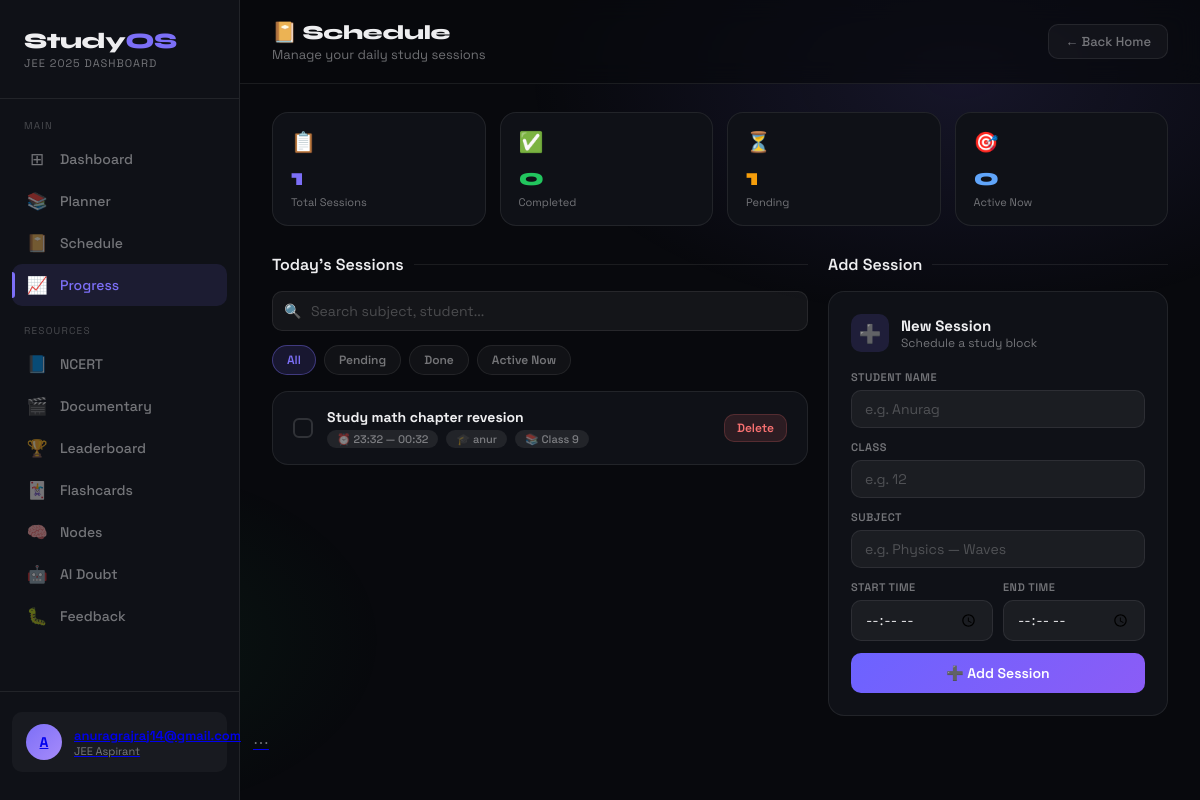
The page /schedule (signed in) on the database its author committed.
### tables this page shows
CREATE TABLE users(
        id INTEGER PRIMARY KEY AUTOINCREMENT,
        username TEXT UNIQUE NOT NULL,
        email TEXT UNIQUE NOT NULL,
        password TEXT NOT NULL,
        bio TEXT DEFAULT '',
        exam TEXT DEFAULT 'JEE',
        class_year TEXT DEFAULT '12',
        avatar TEXT DEFAULT '',
        created_at TIMESTAMP DEFAULT CURRENT_TIMESTAMP
    );

CREATE TABLE schedule(
        id INTEGER PRIMARY KEY AUTOINCREMENT,
        user_id INTEGER,
        name TEXT,
        class TEXT,
        subject TEXT,
        start_time TEXT,
        end_time TEXT,
        done INTEGER DEFAULT 0
    );

### app.py (the view, shortened to what this page needs)
@app.route("/schedule", methods=["GET", "POST"])
@login_required
def schedule():
    conn = get_db()
    cur = conn.cursor()
    uid = current_user.id
    data = cur.execute(
        "SELECT * FROM schedule WHERE user_id=? ORDER BY start_time", (uid,)
    ).fetchall()
    conn.close()
    return render_template("schedule.html", schedule=data)

### app.py (called while the page is built)
def get_db():
    conn = sqlite3.connect("database.db")
    conn.row_factory = sqlite3.Row
    return conn

@login_manager.user_loader
def load_user(user_id):
    conn = get_db()
    u = conn.execute("SELECT * FROM users WHERE id=?", (user_id,)).fetchone()
    conn.close()
    if u:
        return User(u['id'], u['username'], u['email'], u['bio'],
                    u['exam'], u['class_year'], u['avatar'])
    return None

@app.before_request
def log_visitor():
    ip = request.remote_addr
    path = request.path
    user_agent = request.headers.get('User-Agent')
    with open("visitors.txt", "a", encoding="utf-8") as f:
        f.write(
            f"Time: {datetime.now()} | "
            f"IP: {ip} | "
            f"Page: {path} | "
            f"Browser: {user_agent}\n"
        )

### templates/schedule.html (shortened to what this page needs)
<!DOCTYPE html>
<html lang="en">
<head>
</head>
<body>
<aside class="sidebar" id="sidebar">
  <div class="logo">
    <div class="logo-mark">Study<span>OS</span></div>
    <div class="logo-sub">JEE 2025 Dashboard</div>
  </div>
 <div class="nav-section">
    <div class="nav-label">Main</div>
    <a class="nav-item" href="/"><span class="nav-icon">⊞</span> Dashboard</a>
    <a class="nav-item" href="/planner"><span class="nav-icon">📚</span> Planner</a>
    <a class="nav-item" href="/schedule"><span class="nav-icon">📔</span> Schedule</a>
    <a class="nav-item active" href="/progress"><span class="nav-icon">📈</span> Progress</a>
  </div>
  <div class="nav-section" style="margin-top:10px;">
    <div class="nav-label">Resources</div>
    <a class="nav-item" href="/ncert_pdf"><span class="nav-icon">📘</span> NCERT</a>
    <a class="nav-item" href="/documentary"><span class="nav-icon">🎬</span> Documentary</a>
    <a class="nav-item" href="/leaderboard"><span class="nav-icon">🏆</span> Leaderboard</a>
    <a class="nav-item" href="/flashcards"><span class="nav-icon">🃏</span> Flashcards</a>
    <a class="nav-item" href="/nodes"><span class="nav-icon">🧠</span> Nodes</a>
     <a class="nav-item" href="/doubt"><span class="nav-icon">🤖</span> AI Doubt</a>
     <a class="nav-item " href="/feedback"><span class="nav-icon">🐛</span> Feedback</a>
  </div>
  <div class="sidebar-footer">
    <a class="user-card" href="/profile">
      <div class="avatar">
        {% if current_user.avatar %}
        <img src="{{ current_user.avatar }}">
        {% else %}
        {{ current_user.username[0].upper() }}
        {% endif %}
      </div>
      <div>
        <div class="user-name">{{ current_user.username }}</div>
        <div class="user-role">{{ current_user.exam }} Aspirant</div>
      </div>
      <div class="user-dots">⋯</div>
    </a>
  </div>
</aside>
<main class="main">
  <div class="topbar">
    <div class="topbar-left">
      <h1>📔 Schedule</h1>
      <p>Manage your daily study sessions</p>
    </div>
    <a class="back-btn" href="/">← Back Home</a>
  </div>
  <div class="content">
    <div class="stats-row">
      <div class="stat-card">
        <div class="stat-icon">📋</div>
        <div class="stat-num purple" id="totalSessions">{{ schedule|length }}</div>
        <div class="stat-label">Total Sessions</div>
      </div>
      <div class="stat-card">
        <div class="stat-icon">✅</div>
        <div class="stat-num green" id="doneSessions">
          {{ schedule|selectattr('done', 'equalto', 1)|list|length }}
        </div>
        <div class="stat-label">Completed</div>
      </div>
      <div class="stat-card">
        <div class="stat-icon">⏳</div>
        <div class="stat-num gold" id="pendingSessions">
          {{ schedule|selectattr('done', 'equalto', 0)|list|length }}
        </div>
        <div class="stat-label">Pending</div>
      </div>
      <div class="stat-card">
        <div class="stat-icon">🎯</div>
        <div class="stat-num blue" id="currentSession">0</div>
        <div class="stat-label">Active Now</div>
      </div>
    </div>
    <div class="two-col">
      <div>
        <div class="section-title">Today's Sessions</div>
        <div class="search-input">
          <span class="search-icon">🔍</span>
          <input type="text" id="searchInput" placeholder="Search subject, student...">
        </div>
        <div class="filter-bar">
          <button class="filter-btn active" data-filter="all">All</button>
          <button class="filter-btn" data-filter="pending">Pending</button>
          <button class="filter-btn" data-filter="done">Done</button>
          <button class="filter-btn" data-filter="current">Active Now</button>
        </div>
        <div class="schedule-list" id="scheduleList">
          {% for s in schedule %}
          <div class="schedule-item {{ 'done-item' if s['done'] else '' }}"
            id="item-{{ s['id'] }}"
            data-start="{{ s['start_time'] }}"
            data-end="{{ s['end_time'] }}"
            data-done="{{ s['done'] }}"
            data-subject="{{ s['subject'] }}"
            data-name="{{ s['name'] }}">
            <div class="sched-check {{ 'checked' if s['done'] else '' }}"
              onclick="toggleDone({{ s['id'] }}, {{ s['done'] }}, this)">
            </div>
            <div class="sched-info">
              <div class="sched-subject">{{ s['subject'] }}</div>
              <div class="sched-meta">
                <span class="sched-tag">⏰ {{ s['start_time'] }} — {{ s['end_time'] }}</span>
                <span class="sched-tag">🎓 {{ s['name'] }}</span>
                <span class="sched-tag">📚 Class {{ s['class'] }}</span>
              </div>
            </div>
            <div class="sched-actions">
              <button class="del-btn" onclick="deleteItem({{ s['id'] }})">Delete</button>
            </div>
          </div>
          {% else %}
          <div class="empty">
            <div class="empty-icon">📔</div>
            <div class="empty-title">No sessions yet</div>
            <div class="empty-sub">Add your first study session!</div>
          </div>
          {% endfor %}
        </div>
      </div>
      <div>
        <div class="section-title">Add Session</div>
        <div class="form-card">
          <div class="form-header">
            <div class="form-icon">➕</div>
            <div>
              <div class="form-title">New Session</div>
              <div class="form-sub">Schedule a study block</div>
            </div>
          </div>
          <form method="POST">
            <div class="form-group">
              <label class="form-label">Student Name</label>
              <input class="form-input" type="text" name="name" placeholder="e.g. Anurag" required>
            </div>
            <div class="form-group">
              <label class="form-label">Class</label>
              <input class="form-input" type="text" name="class" placeholder="e.g. 12" required>
            </div>
            <div class="form-group">
              <label class="form-label">Subject</label>
              <input class="form-input" type="text" name="subject" placeholder="e.g. Physics — Waves" required>
            </div>
            <div class="form-row">
              <div class="form-group" style="margin-bottom:0;">
                <label class="form-label">Start Time</label>
                <input class="form-input" type="time" name="start_time" required>
              </div>
              <div class="form-group" style="margin-bottom:0;">
                <label class="form-label">End Time</label>
                <input class="form-input" type="time" name="end_time" required>
              </div>
            </div>
            <div style="margin-top:12px;">
              <button class="submit-btn" type="submit">➕ Add Session</button>
            </div>
          </form>
        </div>
      </div>
    </div>
  </div>
</main>
</body>
</html>

### rows shown on the page
users: username "A", username "anuragrajraj14@gmail.com", exam "JEE"
schedule: done 0 (drawn), subject "Study math chapter revesion", start_time "23:32", end_time "00:32", name "anur", class "9"

### other values the page prints
{{ schedule|length }} "1"
{{ schedule|selectattr('done', 'equalto', 1)|list|length }} "0"
{{ schedule|selectattr('done', 'equalto', 0)|list|length }} "1"
